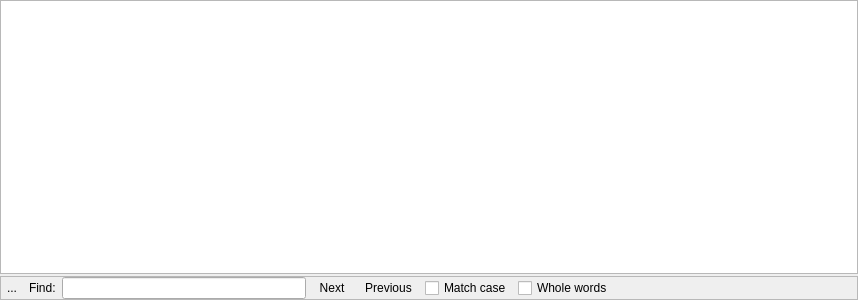
<?xml version="1.0" encoding="UTF-8"?>
<ui version="4.0">
 <class>Form</class>
 <widget class="QWidget" name="Form">
  <property name="geometry">
   <rect>
    <x>0</x>
    <y>0</y>
    <width>858</width>
    <height>300</height>
   </rect>
  </property>
  <property name="windowTitle">
   <string>Form</string>
  </property>
  <layout class="QVBoxLayout" name="verticalLayout">
   <property name="spacing">
    <number>2</number>
   </property>
   <property name="margin">
    <number>0</number>
   </property>
   <item>
    <widget class="QTextEdit" name="textEdit"/>
   </item>
   <item>
    <widget class="QFrame" name="findWidgetFrame">
     <property name="frameShape">
      <enum>QFrame::StyledPanel</enum>
     </property>
     <property name="frameShadow">
      <enum>QFrame::Raised</enum>
     </property>
     <layout class="QHBoxLayout" name="horizontalLayout_4">
      <property name="spacing">
       <number>6</number>
      </property>
      <property name="margin">
       <number>0</number>
      </property>
      <item>
       <widget class="QToolButton" name="findCloseButton">
        <property name="minimumSize">
         <size>
          <width>22</width>
          <height>22</height>
         </size>
        </property>
        <property name="maximumSize">
         <size>
          <width>22</width>
          <height>22</height>
         </size>
        </property>
        <property name="text">
         <string>...</string>
        </property>
        <property name="icon">
         <iconset resource="Experiment.qrc">
          <normaloff>:/openicon/icons/window-close.png</normaloff>:/openicon/icons/window-close.png</iconset>
        </property>
        <property name="iconSize">
         <size>
          <width>22</width>
          <height>22</height>
         </size>
        </property>
        <property name="autoRaise">
         <bool>true</bool>
        </property>
       </widget>
      </item>
      <item>
       <widget class="QLabel" name="label">
        <property name="text">
         <string>Find:</string>
        </property>
       </widget>
      </item>
      <item>
       <widget class="QLineEdit" name="findLineEdit"/>
      </item>
      <item>
       <widget class="QToolButton" name="findNextButton">
        <property name="minimumSize">
         <size>
          <width>0</width>
          <height>22</height>
         </size>
        </property>
        <property name="text">
         <string>Next</string>
        </property>
        <property name="toolButtonStyle">
         <enum>Qt::ToolButtonTextBesideIcon</enum>
        </property>
        <property name="autoRaise">
         <bool>true</bool>
        </property>
       </widget>
      </item>
      <item>
       <widget class="QToolButton" name="findPreviousButton">
        <property name="minimumSize">
         <size>
          <width>0</width>
          <height>22</height>
         </size>
        </property>
        <property name="text">
         <string>Previous</string>
        </property>
        <property name="toolButtonStyle">
         <enum>Qt::ToolButtonTextBesideIcon</enum>
        </property>
        <property name="autoRaise">
         <bool>true</bool>
        </property>
       </widget>
      </item>
      <item>
       <widget class="QCheckBox" name="findMatchCaseCheckBox">
        <property name="text">
         <string>Match case</string>
        </property>
       </widget>
      </item>
      <item>
       <widget class="QCheckBox" name="findWholeWordsCheckBox">
        <property name="text">
         <string>Whole words</string>
        </property>
       </widget>
      </item>
      <item>
       <spacer name="horizontalSpacer_3">
        <property name="orientation">
         <enum>Qt::Horizontal</enum>
        </property>
        <property name="sizeHint" stdset="0">
         <size>
          <width>31</width>
          <height>19</height>
         </size>
        </property>
       </spacer>
      </item>
     </layout>
    </widget>
   </item>
  </layout>
  <action name="actionFind">
   <property name="text">
    <string>find</string>
   </property>
   <property name="shortcut">
    <string>Ctrl+F</string>
   </property>
  </action>
 </widget>
 <resources>
  <include location="Experiment.qrc"/>
 </resources>
 <connections>
  <connection>
   <sender>findCloseButton</sender>
   <signal>clicked()</signal>
   <receiver>findWidgetFrame</receiver>
   <slot>hide()</slot>
   <hints>
    <hint type="sourcelabel">
     <x>11</x>
     <y>287</y>
    </hint>
    <hint type="destinationlabel">
     <x>428</x>
     <y>287</y>
    </hint>
   </hints>
  </connection>
  <connection>
   <sender>actionFind</sender>
   <signal>triggered()</signal>
   <receiver>findWidgetFrame</receiver>
   <slot>show()</slot>
   <hints>
    <hint type="sourcelabel">
     <x>-1</x>
     <y>-1</y>
    </hint>
    <hint type="destinationlabel">
     <x>428</x>
     <y>287</y>
    </hint>
   </hints>
  </connection>
 </connections>
</ui>
